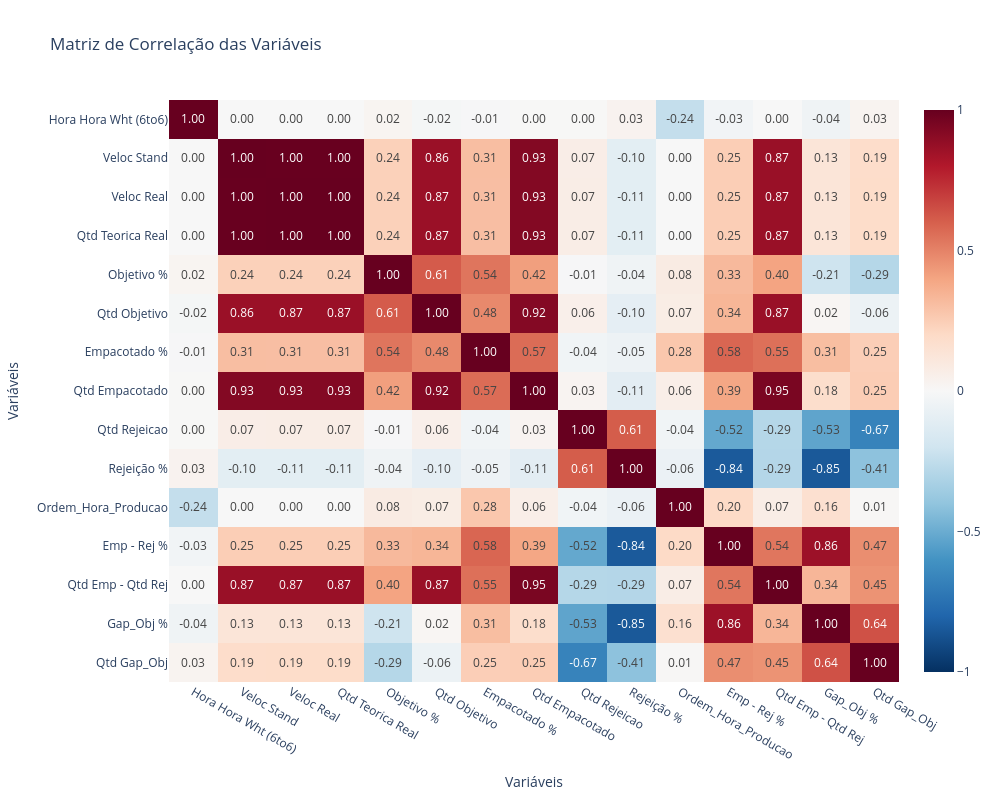

Write notebook code for a chart like this one.
### Markdown cell above
## Correlação de variáveis

### Code cell
# vairaveis numericas
df_numerico = df.select_dtypes(include="number")

# removendo variaveis categoricas ou não-variáveis
df_numerico = df_numerico.drop(columns={
    'Corte de Gota %'
})

# calculo matriz de correlacao
matriz_correlacao = df_numerico.corr(method="pearson")

# plotagem da matriz
fig = px.imshow(
    matriz_correlacao,
    text_auto=".2f",
    aspect="auto",
    color_continuous_scale="RdBu_r",
    zmin=-1,
    zmax=1,
    title="Matriz de Correlação das Variáveis"
)

fig.update_layout(
    xaxis_title="Variáveis",
    yaxis_title="Variáveis",
    width=1000,
    height=800
)

fig.show()

### Figure 1 — Plotly figure (JSON) as saved in the notebook; plotly's stock layout.template omitted (floating-point values rounded to 4 significant figures; data arrays with more than 128 entries replaced by an {"elided": "..."} marker saying what was removed)
{"data": [{"coloraxis": "coloraxis", "hovertemplate": "x: %{x}<br>y: %{y}<br>color: %{z}<extra></extra>", "name": "0", "texttemplate": "%{z:.2f}", "type": "heatmap", "x": ["Hora Hora Wht (6to6)", "Veloc Stand", "Veloc Real", "Qtd Teorica Real", "Objetivo %", "Qtd Objetivo", "Empacotado %", "Qtd Empacotado", "Qtd Rejeicao", "Rejeição %", "Ordem_Hora_Producao", "Emp - Rej %", "Qtd Emp - Qtd Rej", "Gap_Obj %", "Qtd Gap_Obj"], "xaxis": "x", "y": ["Hora Hora Wht (6to6)", "Veloc Stand", "Veloc Real", "Qtd Teorica Real", "Objetivo %", "Qtd Objetivo", "Empacotado %", "Qtd Empacotado", "Qtd Rejeicao", "Rejeição %", "Ordem_Hora_Producao", "Emp - Rej %", "Qtd Emp - Qtd Rej", "Gap_Obj %", "Qtd Gap_Obj"], "yaxis": "y", "z": {"elided": "15x15 float values"}}], "layout": {"coloraxis": {"autocolorscale": false, "cmax": 1, "cmin": -1, "colorscale": [[0, "rgb(5,48,97)"], [0.1, "rgb(33,102,172)"], [0.2, "rgb(67,147,195)"], [0.3, "rgb(146,197,222)"], [0.4, "rgb(209,229,240)"], [0.5, "rgb(247,247,247)"], [0.6, "rgb(253,219,199)"], [0.7, "rgb(244,165,130)"], [0.8, "rgb(214,96,77)"], [0.9, "rgb(178,24,43)"], [1, "rgb(103,0,31)"]]}, "height": 800, "title": {"text": "Matriz de Correlação das Variáveis"}, "width": 1000, "xaxis": {"anchor": "y", "domain": [0, 1], "title": {"text": "Variáveis"}}, "yaxis": {"anchor": "x", "autorange": "reversed", "domain": [0, 1], "title": {"text": "Variáveis"}}}}
